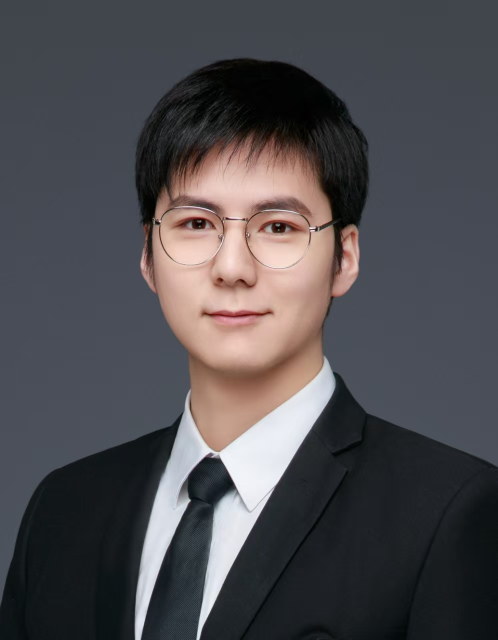
#> input picture web/uploads/input_1769764282.jpg, 995 x 1280 px (shown at 1/2 size)
$ python replace_icon.py ../web/uploads/input_1769764282.jpg
#> lines starting #> are read from the running program, lines starting #| are printed output that depends on the picture
#!/usr/bin/env python3
"""
图标替换工具 - 将新图标转换为所需格式并替换
"""
import sys
from pathlib import Path
from PIL import Image

def convert_and_replace_icon(source_image_path: str):
    """将源图标转换为PNG和ICO格式并替换现有图标"""
#> called with source_image_path = '../web/uploads/input_1769764282.jpg'
    source_path = Path(source_image_path)

    if not source_path.exists():
        print(f"❌ 错误: 找不到文件 {source_path}")
        return False

    print(f"📷 正在处理图标: {source_path}")

    try:
        # 打开源图像
        img = Image.open(source_path)
#> img is the input picture: PIL image 995x1280 RGB; mean R, G, B 77.8, 75.8, 79.7
        print(f"   原始尺寸: {img.size}")
#|    原始尺寸: (995, 1280)
        print(f"   格式: {img.format}")
#|    格式: JPEG

        # 转换为RGBA模式（支持透明度）
        if img.mode != 'RGBA':
            print(f"   转换模式: {img.mode} -> RGBA")
#|    转换模式: RGB -> RGBA
            img = img.convert('RGBA')
#> img: PIL image 995x1280 RGBA

        # 调整大小为256x256（如果需要）
        if img.size != (256, 256):
            print(f"   调整大小: {img.size} -> (256, 256)")
#|    调整大小: (995, 1280) -> (256, 256)
            img = img.resize((256, 256), Image.Resampling.LANCZOS)
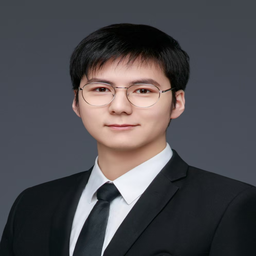
#> img: PIL image 256x256 RGBA; mean R, G, B, A 77.8, 75.8, 79.7, 255

        # 保存为PNG
        assets_dir = Path(__file__).parent / "assets"
        assets_dir.mkdir(exist_ok=True, parents=True)

        png_path = assets_dir / "koto_icon.png"
        ico_path = assets_dir / "koto_icon.ico"

        # 备份现有图标
        if png_path.exists():
            backup_path = assets_dir / "koto_icon.png.backup"
            png_path.rename(backup_path)
            print(f"   ✅ 已备份原PNG: {backup_path.name}")

        if ico_path.exists():
            backup_path = assets_dir / "koto_icon.ico.backup"
            ico_path.rename(backup_path)
            print(f"   ✅ 已备份原ICO: {backup_path.name}")

        # 保存新PNG
        img.save(str(png_path), 'PNG')
        print(f"   ✅ 已保存PNG: {png_path}")

        # 生成多尺寸ICO
        img.save(str(ico_path), format='ICO', sizes=[
            (256, 256), (128, 128), (64, 64), (48, 48), (32, 32), (16, 16)
        ])
        print(f"   ✅ 已保存ICO: {ico_path}")

        print("\n🎉 图标替换完成！")
        print("   请重启Koto应用以应用新图标")
        return True

    except Exception as e:
        print(f"❌ 错误: {e}")
        import traceback
        traceback.print_exc()
        return False

if __name__ == "__main__":
    if len(sys.argv) < 2:
        print("使用方法: python replace_icon.py <图标文件路径>")
        print("支持的格式: PNG, JPG, ICO, SVG等")
        print("\n示例: python replace_icon.py new_icon.png")
        sys.exit(1)

    source_file = sys.argv[1]
    success = convert_and_replace_icon(source_file)
    sys.exit(0 if success else 1)
#> (the program exits here)
